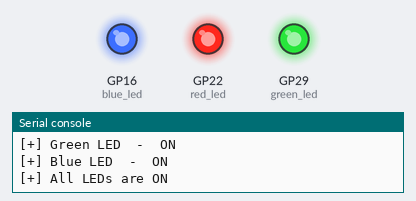
The program below on a simulated Raspberry Pi Pico running MicroPython. On the bench: output pins drawn as LEDs (lit = HIGH), the last lines printed to the serial console. At 4.0 s the program stops and its outputs stay as they are.

Above: at 0.1 s.
At 2.1 s:
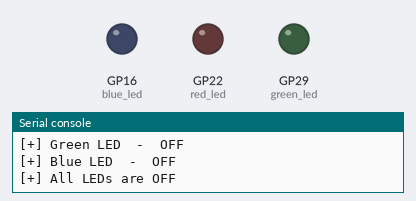
Timing chart, 0 to 5.5 s (numbered marks = the images above):
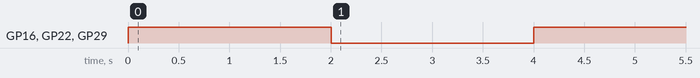

The program:

single-led--driving-test.py
```python
#!/usr/bin/python3

# Import for Raspi GPIO    -   For Pico-W
from machine import Pin
# Import for time
from time import sleep

# Configuration of the GPIO -   For Pico-W
red_led = Pin(22, mode=Pin.OUT)
green_led = Pin(29, mode=Pin.OUT)
blue_led = Pin(16, mode=Pin.OUT)

# Main Code

# Turn on the lights
print("[*] Turning on each LED; one at a time")
red_led.value(255)
print("[+] Red LED\t-\tON")
green_led.value(255)
print("[+] Green LED\t-\tON")
blue_led.value(255)
print("[+] Blue LED\t-\tON")
print("[+] All LEDs are ON")

sleep(2)

print("[*] Turning off each LED; one at a time")
red_led.value(0)
print("[+] Red LED\t-\tOFF")
green_led.value(0)
print("[+] Green LED\t-\tOFF")
blue_led.value(0)
print("[+] Blue LED\t-\tOFF")
print("[+] All LEDs are OFF")

sleep(2)

print("[*] Stepping LEDs up and down; all together")
# Moving LEDs brighter
for light_value in range(0, 255):
    red_led.value(light_value)
    green_led.value(light_value)
    blue_led.value(light_value)
print("[+] Done moving up; switching to down")
# Moving LEDs dimmer
for light_value in range(255, 0):
    red_led.value(light_value)
    green_led.value(light_value)
    blue_led.value(light_value)
print("[+] Done moving down")

# End of Code
print("[+] Completed LED test on Raspi Pico-W")
```

Measured:
- by itself, GP16 (blue_led), GP22 (red_led), GP29 (green_led): LOW → HIGH at 0.00 s, → LOW 2.0 s later, → HIGH 2.0 s later
